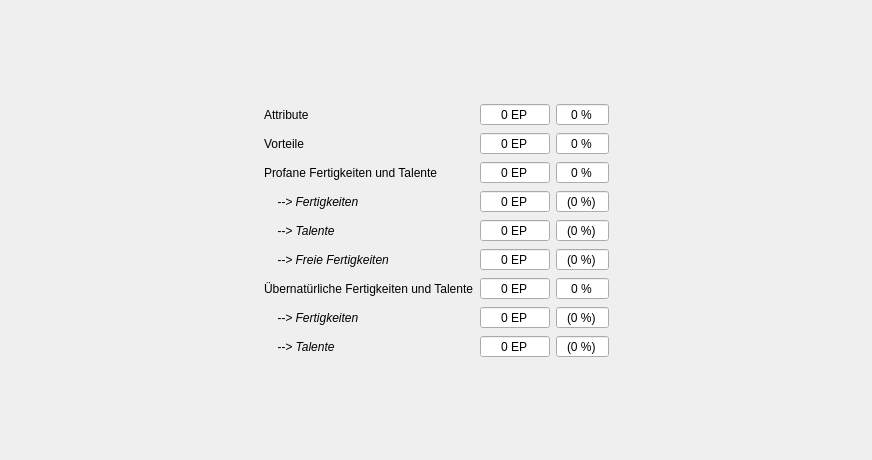
<?xml version="1.0" encoding="UTF-8"?>
<ui version="4.0">
 <class>Form</class>
 <widget class="QWidget" name="Form">
  <property name="geometry">
   <rect>
    <x>0</x>
    <y>0</y>
    <width>872</width>
    <height>460</height>
   </rect>
  </property>
  <property name="windowTitle">
   <string>Form</string>
  </property>
  <layout class="QGridLayout" name="gridLayout">
   <item row="6" column="4">
    <widget class="QSpinBox" name="spinFreiePercent">
     <property name="focusPolicy">
      <enum>Qt::NoFocus</enum>
     </property>
     <property name="alignment">
      <set>Qt::AlignCenter</set>
     </property>
     <property name="readOnly">
      <bool>true</bool>
     </property>
     <property name="buttonSymbols">
      <enum>QAbstractSpinBox::NoButtons</enum>
     </property>
     <property name="suffix">
      <string> %)</string>
     </property>
     <property name="prefix">
      <string>(</string>
     </property>
     <property name="maximum">
      <number>100</number>
     </property>
    </widget>
   </item>
   <item row="6" column="3">
    <widget class="QSpinBox" name="spinFreieSpent">
     <property name="focusPolicy">
      <enum>Qt::NoFocus</enum>
     </property>
     <property name="alignment">
      <set>Qt::AlignCenter</set>
     </property>
     <property name="readOnly">
      <bool>true</bool>
     </property>
     <property name="buttonSymbols">
      <enum>QAbstractSpinBox::NoButtons</enum>
     </property>
     <property name="suffix">
      <string> EP</string>
     </property>
     <property name="maximum">
      <number>999999</number>
     </property>
    </widget>
   </item>
   <item row="6" column="1">
    <widget class="QLabel" name="label_4">
     <property name="font">
      <font>
       <italic>true</italic>
      </font>
     </property>
     <property name="text">
      <string>    --&gt; Freie Fertigkeiten</string>
     </property>
    </widget>
   </item>
   <item row="0" column="3">
    <spacer name="verticalSpacer">
     <property name="orientation">
      <enum>Qt::Vertical</enum>
     </property>
     <property name="sizeHint" stdset="0">
      <size>
       <width>20</width>
       <height>40</height>
      </size>
     </property>
    </spacer>
   </item>
   <item row="9" column="3">
    <widget class="QSpinBox" name="spinUeberFertigkeitenSpent">
     <property name="focusPolicy">
      <enum>Qt::NoFocus</enum>
     </property>
     <property name="alignment">
      <set>Qt::AlignCenter</set>
     </property>
     <property name="readOnly">
      <bool>true</bool>
     </property>
     <property name="buttonSymbols">
      <enum>QAbstractSpinBox::NoButtons</enum>
     </property>
     <property name="suffix">
      <string> EP</string>
     </property>
     <property name="maximum">
      <number>999999</number>
     </property>
    </widget>
   </item>
   <item row="11" column="3">
    <spacer name="verticalSpacer_2">
     <property name="orientation">
      <enum>Qt::Vertical</enum>
     </property>
     <property name="sizeHint" stdset="0">
      <size>
       <width>20</width>
       <height>40</height>
      </size>
     </property>
    </spacer>
   </item>
   <item row="3" column="5">
    <spacer name="horizontalSpacer_2">
     <property name="orientation">
      <enum>Qt::Horizontal</enum>
     </property>
     <property name="sizeHint" stdset="0">
      <size>
       <width>40</width>
       <height>20</height>
      </size>
     </property>
    </spacer>
   </item>
   <item row="5" column="4">
    <widget class="QSpinBox" name="spinTalentePercent">
     <property name="focusPolicy">
      <enum>Qt::NoFocus</enum>
     </property>
     <property name="alignment">
      <set>Qt::AlignCenter</set>
     </property>
     <property name="readOnly">
      <bool>true</bool>
     </property>
     <property name="buttonSymbols">
      <enum>QAbstractSpinBox::NoButtons</enum>
     </property>
     <property name="suffix">
      <string> %)</string>
     </property>
     <property name="prefix">
      <string>(</string>
     </property>
     <property name="maximum">
      <number>100</number>
     </property>
    </widget>
   </item>
   <item row="10" column="1">
    <widget class="QLabel" name="labelUeber3">
     <property name="font">
      <font>
       <italic>true</italic>
      </font>
     </property>
     <property name="text">
      <string>    --&gt; Talente</string>
     </property>
    </widget>
   </item>
   <item row="10" column="3">
    <widget class="QSpinBox" name="spinUeberTalenteSpent">
     <property name="focusPolicy">
      <enum>Qt::NoFocus</enum>
     </property>
     <property name="alignment">
      <set>Qt::AlignCenter</set>
     </property>
     <property name="readOnly">
      <bool>true</bool>
     </property>
     <property name="buttonSymbols">
      <enum>QAbstractSpinBox::NoButtons</enum>
     </property>
     <property name="suffix">
      <string> EP</string>
     </property>
     <property name="maximum">
      <number>999999</number>
     </property>
    </widget>
   </item>
   <item row="2" column="4">
    <widget class="QSpinBox" name="spinVorteilePercent">
     <property name="focusPolicy">
      <enum>Qt::NoFocus</enum>
     </property>
     <property name="alignment">
      <set>Qt::AlignCenter</set>
     </property>
     <property name="readOnly">
      <bool>true</bool>
     </property>
     <property name="buttonSymbols">
      <enum>QAbstractSpinBox::NoButtons</enum>
     </property>
     <property name="suffix">
      <string> %</string>
     </property>
     <property name="maximum">
      <number>100</number>
     </property>
    </widget>
   </item>
   <item row="2" column="3">
    <widget class="QSpinBox" name="spinVorteileSpent">
     <property name="focusPolicy">
      <enum>Qt::NoFocus</enum>
     </property>
     <property name="alignment">
      <set>Qt::AlignCenter</set>
     </property>
     <property name="readOnly">
      <bool>true</bool>
     </property>
     <property name="buttonSymbols">
      <enum>QAbstractSpinBox::NoButtons</enum>
     </property>
     <property name="suffix">
      <string> EP</string>
     </property>
     <property name="maximum">
      <number>99999999</number>
     </property>
    </widget>
   </item>
   <item row="1" column="4">
    <widget class="QSpinBox" name="spinAttributePercent">
     <property name="focusPolicy">
      <enum>Qt::NoFocus</enum>
     </property>
     <property name="alignment">
      <set>Qt::AlignCenter</set>
     </property>
     <property name="readOnly">
      <bool>true</bool>
     </property>
     <property name="buttonSymbols">
      <enum>QAbstractSpinBox::NoButtons</enum>
     </property>
     <property name="suffix">
      <string> %</string>
     </property>
     <property name="maximum">
      <number>100</number>
     </property>
    </widget>
   </item>
   <item row="7" column="3">
    <widget class="QSpinBox" name="spinUebernatuerlichSpent">
     <property name="focusPolicy">
      <enum>Qt::NoFocus</enum>
     </property>
     <property name="alignment">
      <set>Qt::AlignCenter</set>
     </property>
     <property name="readOnly">
      <bool>true</bool>
     </property>
     <property name="buttonSymbols">
      <enum>QAbstractSpinBox::NoButtons</enum>
     </property>
     <property name="suffix">
      <string> EP</string>
     </property>
     <property name="maximum">
      <number>999999</number>
     </property>
    </widget>
   </item>
   <item row="3" column="1">
    <widget class="QLabel" name="label_3">
     <property name="text">
      <string>Profane Fertigkeiten und Talente</string>
     </property>
    </widget>
   </item>
   <item row="3" column="3">
    <widget class="QSpinBox" name="spinProfanSpent">
     <property name="focusPolicy">
      <enum>Qt::NoFocus</enum>
     </property>
     <property name="alignment">
      <set>Qt::AlignCenter</set>
     </property>
     <property name="readOnly">
      <bool>true</bool>
     </property>
     <property name="buttonSymbols">
      <enum>QAbstractSpinBox::NoButtons</enum>
     </property>
     <property name="suffix">
      <string> EP</string>
     </property>
     <property name="maximum">
      <number>999999</number>
     </property>
    </widget>
   </item>
   <item row="2" column="1">
    <widget class="QLabel" name="label_2">
     <property name="text">
      <string>Vorteile</string>
     </property>
    </widget>
   </item>
   <item row="10" column="4">
    <widget class="QSpinBox" name="spinUeberTalentePercent">
     <property name="focusPolicy">
      <enum>Qt::NoFocus</enum>
     </property>
     <property name="alignment">
      <set>Qt::AlignCenter</set>
     </property>
     <property name="readOnly">
      <bool>true</bool>
     </property>
     <property name="buttonSymbols">
      <enum>QAbstractSpinBox::NoButtons</enum>
     </property>
     <property name="suffix">
      <string> %)</string>
     </property>
     <property name="prefix">
      <string>(</string>
     </property>
     <property name="maximum">
      <number>100</number>
     </property>
    </widget>
   </item>
   <item row="9" column="1">
    <widget class="QLabel" name="labelUeber2">
     <property name="font">
      <font>
       <italic>true</italic>
      </font>
     </property>
     <property name="text">
      <string>    --&gt; Fertigkeiten</string>
     </property>
    </widget>
   </item>
   <item row="3" column="4">
    <widget class="QSpinBox" name="spinProfanPercent">
     <property name="focusPolicy">
      <enum>Qt::NoFocus</enum>
     </property>
     <property name="alignment">
      <set>Qt::AlignCenter</set>
     </property>
     <property name="readOnly">
      <bool>true</bool>
     </property>
     <property name="buttonSymbols">
      <enum>QAbstractSpinBox::NoButtons</enum>
     </property>
     <property name="suffix">
      <string> %</string>
     </property>
     <property name="maximum">
      <number>100</number>
     </property>
    </widget>
   </item>
   <item row="1" column="0">
    <spacer name="horizontalSpacer">
     <property name="orientation">
      <enum>Qt::Horizontal</enum>
     </property>
     <property name="sizeHint" stdset="0">
      <size>
       <width>40</width>
       <height>20</height>
      </size>
     </property>
    </spacer>
   </item>
   <item row="1" column="1">
    <widget class="QLabel" name="label">
     <property name="text">
      <string>Attribute</string>
     </property>
    </widget>
   </item>
   <item row="1" column="3">
    <widget class="QSpinBox" name="spinAttributeSpent">
     <property name="focusPolicy">
      <enum>Qt::NoFocus</enum>
     </property>
     <property name="alignment">
      <set>Qt::AlignCenter</set>
     </property>
     <property name="readOnly">
      <bool>true</bool>
     </property>
     <property name="buttonSymbols">
      <enum>QAbstractSpinBox::NoButtons</enum>
     </property>
     <property name="suffix">
      <string> EP</string>
     </property>
     <property name="maximum">
      <number>99999999</number>
     </property>
    </widget>
   </item>
   <item row="7" column="4">
    <widget class="QSpinBox" name="spinUebernatuerlichPercent">
     <property name="focusPolicy">
      <enum>Qt::NoFocus</enum>
     </property>
     <property name="alignment">
      <set>Qt::AlignCenter</set>
     </property>
     <property name="readOnly">
      <bool>true</bool>
     </property>
     <property name="buttonSymbols">
      <enum>QAbstractSpinBox::NoButtons</enum>
     </property>
     <property name="suffix">
      <string> %</string>
     </property>
     <property name="maximum">
      <number>100</number>
     </property>
    </widget>
   </item>
   <item row="9" column="4">
    <widget class="QSpinBox" name="spinUeberFertigkeitenPercent">
     <property name="focusPolicy">
      <enum>Qt::NoFocus</enum>
     </property>
     <property name="alignment">
      <set>Qt::AlignCenter</set>
     </property>
     <property name="readOnly">
      <bool>true</bool>
     </property>
     <property name="buttonSymbols">
      <enum>QAbstractSpinBox::NoButtons</enum>
     </property>
     <property name="suffix">
      <string> %)</string>
     </property>
     <property name="prefix">
      <string>(</string>
     </property>
     <property name="maximum">
      <number>100</number>
     </property>
    </widget>
   </item>
   <item row="4" column="1">
    <widget class="QLabel" name="label_8">
     <property name="font">
      <font>
       <italic>true</italic>
      </font>
     </property>
     <property name="text">
      <string>    --&gt; Fertigkeiten</string>
     </property>
    </widget>
   </item>
   <item row="5" column="1">
    <widget class="QLabel" name="label_9">
     <property name="font">
      <font>
       <italic>true</italic>
      </font>
     </property>
     <property name="text">
      <string>    --&gt; Talente</string>
     </property>
    </widget>
   </item>
   <item row="4" column="3">
    <widget class="QSpinBox" name="spinFertigkeitenSpent">
     <property name="focusPolicy">
      <enum>Qt::NoFocus</enum>
     </property>
     <property name="alignment">
      <set>Qt::AlignCenter</set>
     </property>
     <property name="readOnly">
      <bool>true</bool>
     </property>
     <property name="buttonSymbols">
      <enum>QAbstractSpinBox::NoButtons</enum>
     </property>
     <property name="suffix">
      <string> EP</string>
     </property>
     <property name="maximum">
      <number>999999</number>
     </property>
    </widget>
   </item>
   <item row="5" column="3">
    <widget class="QSpinBox" name="spinTalenteSpent">
     <property name="focusPolicy">
      <enum>Qt::NoFocus</enum>
     </property>
     <property name="alignment">
      <set>Qt::AlignCenter</set>
     </property>
     <property name="readOnly">
      <bool>true</bool>
     </property>
     <property name="buttonSymbols">
      <enum>QAbstractSpinBox::NoButtons</enum>
     </property>
     <property name="suffix">
      <string> EP</string>
     </property>
     <property name="maximum">
      <number>999999</number>
     </property>
    </widget>
   </item>
   <item row="7" column="1">
    <widget class="QLabel" name="labelUeber1">
     <property name="text">
      <string>Übernatürliche Fertigkeiten und Talente</string>
     </property>
    </widget>
   </item>
   <item row="4" column="4">
    <widget class="QSpinBox" name="spinFertigkeitenPercent">
     <property name="focusPolicy">
      <enum>Qt::NoFocus</enum>
     </property>
     <property name="alignment">
      <set>Qt::AlignCenter</set>
     </property>
     <property name="readOnly">
      <bool>true</bool>
     </property>
     <property name="buttonSymbols">
      <enum>QAbstractSpinBox::NoButtons</enum>
     </property>
     <property name="suffix">
      <string> %)</string>
     </property>
     <property name="prefix">
      <string>(</string>
     </property>
     <property name="maximum">
      <number>100</number>
     </property>
    </widget>
   </item>
  </layout>
 </widget>
 <tabstops>
  <tabstop>spinAttributeSpent</tabstop>
  <tabstop>spinAttributePercent</tabstop>
  <tabstop>spinVorteileSpent</tabstop>
  <tabstop>spinVorteilePercent</tabstop>
  <tabstop>spinProfanSpent</tabstop>
  <tabstop>spinProfanPercent</tabstop>
  <tabstop>spinFertigkeitenSpent</tabstop>
  <tabstop>spinFertigkeitenPercent</tabstop>
  <tabstop>spinTalenteSpent</tabstop>
  <tabstop>spinTalentePercent</tabstop>
  <tabstop>spinFreieSpent</tabstop>
  <tabstop>spinFreiePercent</tabstop>
  <tabstop>spinUebernatuerlichSpent</tabstop>
  <tabstop>spinUebernatuerlichPercent</tabstop>
  <tabstop>spinUeberFertigkeitenSpent</tabstop>
  <tabstop>spinUeberFertigkeitenPercent</tabstop>
  <tabstop>spinUeberTalenteSpent</tabstop>
  <tabstop>spinUeberTalentePercent</tabstop>
 </tabstops>
 <resources/>
 <connections/>
</ui>
